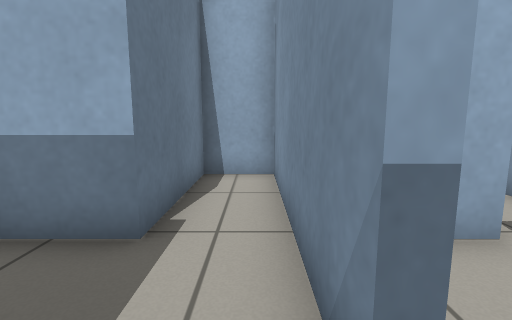
[1] (above)

12 first-person views from a walk through a world built for the Gazebo simulator. The camera is 0.72 m above the floor, tilts 8° down and sees 85° across. The floor is counted in squares, 0.5 m on a side. Each view is taken from the middle of a square. On the plan, view 1 faces up. The plan holds only what a view shows up to about 14 squares ahead; the rest is blank.

[2]
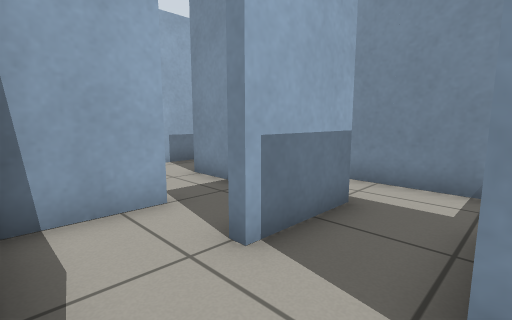

[3]
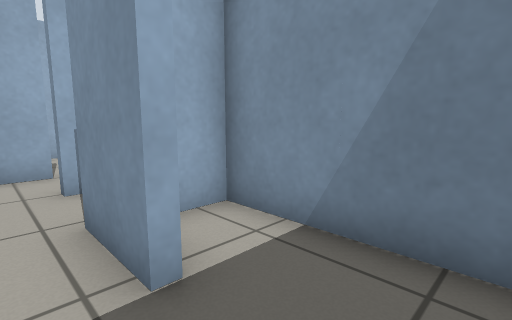

[4]
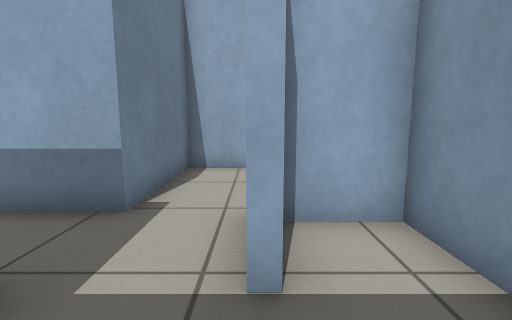

[5]
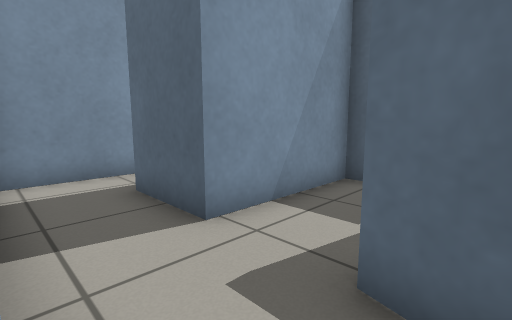

[6]
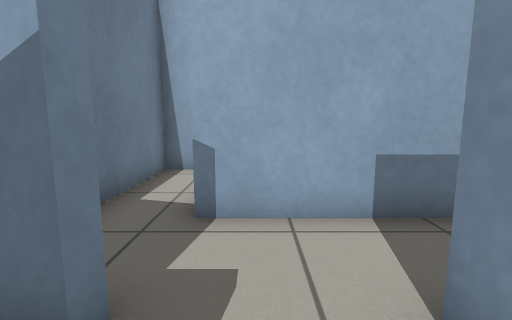

[7]
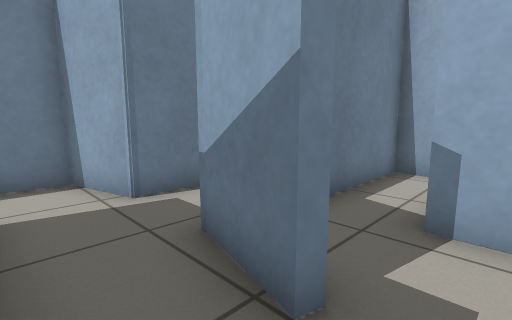

[8]
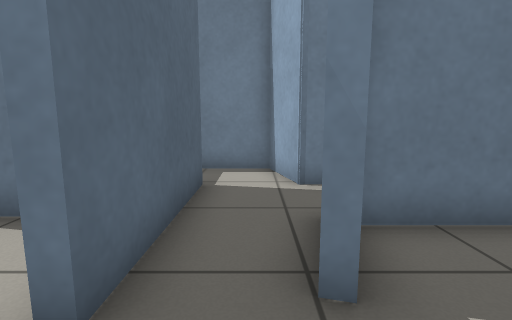

[9]
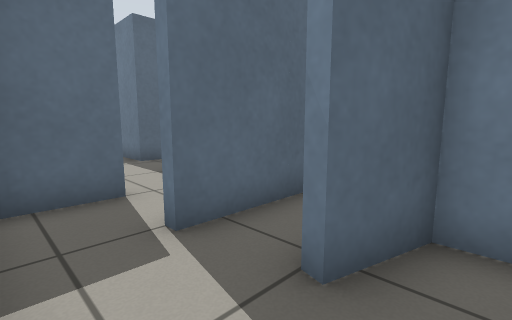

[10]
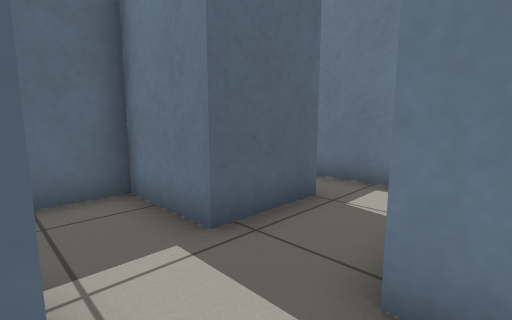

[11]
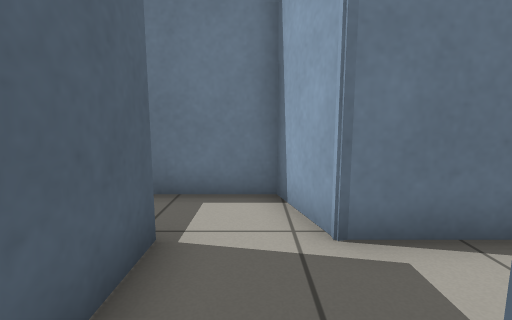

[12]
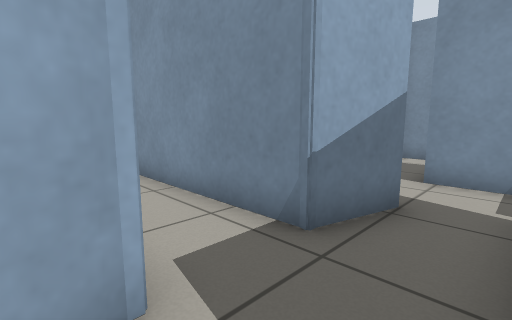

### Floor plan
Points are (right, up) in squares from view 1. A wall is a line through its corners. A room is listed if a view was taken in it or the views show most of it. See-through windows are left out.
Room 1 (views 1, 10)
walls: (0.5, 1.1) (0.5, 7.5) (-1.4, 7.5) (-1.4, 3.3) (-3.9, 3.3) (-3.9, 3.6); (-6.1, 4.5) (-6.1, 1.3)
ways out: opening at (-5, 2) to room 2; opening at (-4.5, 3.5) to room 7
Room 2 (views 2, 3, 4)
walls: (-6.1, 1.3) (-8.1, 1.3); (-4.1, -0.9) (-4.1, 1.3); (-8.6, -0.9) (-6.1, -0.9) (-6.1, -3.6) (-4.5, -3.6); (-10.4, -0.1) (-10.4, -2.1); (-1.9, -3) (-1.9, 0.9) (-3.6, 0.9)
ways out: opening at (-5, 2) to room 1; opening at (-9, -1)
Room 3 (view 5)
walls: (-4.8, 14.2) (-5.7, 14.2) (-5.7, 8.2) (-4, 7.8)
Room 4 (views 6, 7, 8, 11)
walls: (-4, 7.8) (-4.1, 7.5) (-6, 8); (-1.9, 5.5) (-1.9, 7.7); (-6.6, 5.8) (-3.7, 5.8) (-3.7, 5.5)
ways out: opening at (-3.2, 8.2) to room 5; opening at (-2.5, 6) to room 7; opening at (-5.5, 7)
Room 5 (view 9)
walls: (0, 10) (-4, 10); (-1.9, 7.7) (0.9, 7.7); (2.7, 7) (2.7, 9.8)
ways out: opening at (-3.2, 8.2) to room 4
Room 6 (view 12)
walls: (-10.4, 6.4) (-10.4, 4.9)
ways out: opening at (-9, 6) to room 8
Room 7 (no view inside)
walls: (-3.7, 5.5) (-6.1, 5.5) (-6.1, 4.5); (-3.9, 3.6) (-1.6, 3.6); (-1.9, 3.5) (-1.9, 5.5)
ways out: opening at (-4.5, 3.5) to room 1; opening at (-2.5, 6) to room 4
Room 8 (no view inside)
walls: (-8.2, 8) (-10.4, 7.4) (-10.4, 6.4)
ways out: opening at (-9, 6) to room 6; opening at (-8, 7)

Positions as (right, up) in squares from view 1, and headings:
1: (0, 0), facing up
2: (-6, 1), facing up-right
3: (-5, -3), facing up-right
4: (-4, -3), facing up
5: (-5, 10), facing down-right
6: (-3, 6), facing up
7: (-3, 6), facing up-left
8: (-2, 7), facing left
9: (-2, 9), facing down-left
10: (-4, 2), facing down-left
11: (-5, 7), facing left
12: (-9, 6), facing up-right
